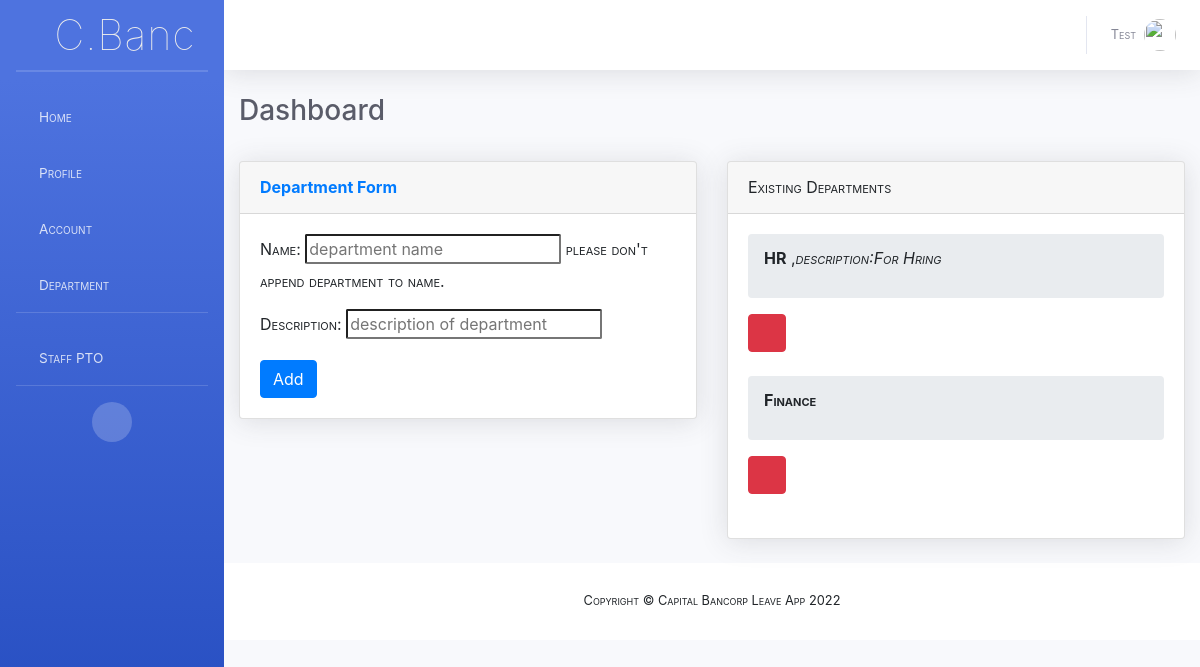
Page /department/settings/add/ (signed in) on the committed database.
### department/models.py (models this page shows, shortened)
class Department(models.Model):
	name 		= models.CharField(max_length = 50,blank = False)
	description = models.CharField(max_length = 120,blank = True,null=True)
	created 	= models.DateTimeField(auto_now_add = True)
	updated		= models.DateTimeField(auto_now = True)
	class Meta:
		ordering = ("-created",)
		verbose_name = 'Department'
		verbose_name_plural = 'Departments'

### department/views.py (the view, shortened to what this page needs)
# urls.py: path('department/', include('department.urls',namespace='department')),
@login_required
@superuser_required
def department(request):
	form = DepartmentAddForm()
	data = dict()
	departments = Department.objects.all()
	data['form'] = form
	data['departments'] = departments
	return render(request,'department/add.html',data)

### department/forms.py (shortened to what this page needs)
class DepartmentAddForm(forms.ModelForm):
	name        = forms.CharField(max_length=125,help_text='please don\'t append department to name.',widget=forms.TextInput(attrs={'placeholder':'department name'}))
	description = forms.CharField(max_length=250,required = False,widget=forms.TextInput(attrs={'placeholder':'description of department'}))
	class Meta:
		model  = Department
		fields = ['name','description']

### core/context_processor.py (called while the page is built)
def current_year(request):
	now = datetime.date.today()
	return {"current_year":now.year}

### templates/department/add.html (shortened to what this page needs)
{% extends 'dashboard/base.html' %}
{% load static %}
{% load humanize %}
   {% block message %}
           <section class="col-xl-6 col-lg-6 col-md-6  col-sm-12 mb-2">
           </section>
   {% endblock %}
	 {% block card %}
      	 		 <div class="col-xl-6 col-lg-6 col-md-6 col-sm-12">
                    <div class="card shadow mb-4">
                        <div class="card-header py-3 d-flex flex-row align-items-center justify-content-between">
                          <h6 class="m-0 font-weight-bold text-primary">Department Form</h6>
                        </div>
                        <div class="card-body">
                  					<form action="{% url 'department:department_add' %}" method="POST" id="leave_create_form">
                  					  {{ form.as_p }}
                  					  <button type="submit" class="btn btn-primary">Add</button>
                  					</form>
                        </div>
                    </div>
           		 </div>
      	 		<div class="col-xl-6 col-lg-6 col-md-6 col-sm-12">
	              		 <div class="card shadow mb-4">
	                 		<div class="card-header py-3 d-flex flex-row align-items-center justify-content-between">
	                          <h6 class="m-0 font-weight-light"><span>Existing Departments</span></h6>
	                 		</div>
	                 <div class="card-body">
	                   {% if departments %}
	                      {% for department in departments %}
	                        <nav aria-label="breadcrumb">
	                          <ol class="breadcrumb">
	                            <p class="">
	                             <b>{{department.name}}</b>
                               {% if department.description %},<i>description:{{department.description}}{% endif %}</i>
	                            </p>
	                          </ol>
                            <form action="{% url 'department:delete_edit' department.pk %}" method="POST" class="mb-4">
                              <button class="btn btn-danger" name="delete" type="submit" onclick="return confirm_delete()">
                                <i class="fa fa-trash"></i>
                              </button>
                            </form>
	                        </nav>
	                      {% endfor %}
	                      {% else %}
	                       <span style="font-weight: 100;color:#666;">No Departments</span>
	                    {% endif %}
	                 </div>
	               </div>
             </div>
	 {% endblock %}

### templates/dashboard/base.html (shortened to what this page needs)
{% load static %}
{% load humanize %}
<!DOCTYPE html>
<html lang="en">
<head>
   <link rel="stylesheet" type="text/css" href="{% static 'css/sb-admin-2.min.css' %}">
   <link rel="stylesheet" type="text/css" href="{% static 'css/site.css' %}">
   <link rel="stylesheet" type="text/css" href="{% static 'css/fontawesome-free/css/all.min.css'%}">
   <link href="https://unpkg.com/gijgo@1.9.13/css/gijgo.min.css" rel="stylesheet" type="text/css" />
   <link rel="stylesheet" href="https://maxcdn.bootstrapcdn.com/bootstrap/4.0.0/css/bootstrap.min.css">
</head>
<body id="page-top">
  <div id="wrapper">
    <ul class="navbar-nav bg-gradient-primary overide-bg sidebar sidebar-dark accordion" id="accordionSidebar">
      <a class="sidebar-brand d-flex align-items-center justify-content-center" href="{% url 'leave:dashboard' %}" style=" font-size: 2.6rem;
        font-weight: 100;
        color: #ececec;
        -webkit-font-smoothing: auto;
        text-transform: none !important;">
      <div class="sidebar-brand-icon rotate-n-15">
          <i class="fas fa-laugh-wink"></i>
        </div>
        <div class="sidebar-brand-text mx-3">
          <span style="font-weight: 100 !important;
         font-variant: none !important;">C.Banc</span>
          </div>
      </a>
      <hr class="sidebar-divider my-0">
      <hr class="sidebar-divider">
      <li class="nav-item">
        <a class="nav-link collapsed" href="{% url 'leave:dashboard' %}" data-toggle="" data-target="" aria-expanded="true" aria-controls="">
          <i class="fa fa-home" style="font-size: 1.167em"></i>
          <span>Home</span>
        </a>
      </li>
      <li class="nav-item">
        <a class="nav-link collapsed" href="#" data-toggle="collapse" data-target="#collapseTwo" aria-expanded="true" aria-controls="collapseTwo">
          <i class="fa fa-user" style="font-size: 1.167em"></i>
          <span>Profile</span>
        </a>
      </li>
      {% if request.user.is_superuser %}
      <li class="nav-item">
        <a class="nav-link collapsed" href="#" data-toggle="collapse" data-target="#collapseUtilities" aria-expanded="true" aria-controls="collapseUtilities">
          <i class="fa fa-database" style="font-size: 1.167em"></i>
          <span>Account</span>
        </a>
      </li>
      {% endif %}
     {% if request.user.is_superuser %}
      <li class="nav-item">
        <a class="nav-link collapsed" href="#" data-toggle="collapse" data-target="#collapseDept" aria-expanded="true" aria-controls="collapseUtilities">
          <i class="fa fa-hotel" style="font-size: 1.167em"></i>
          <span>Department</span>
        </a>
      </li>
      {% endif %}
      <hr class="sidebar-divider">
      <li class="nav-item">
        <a class="nav-link collapsed" href="#" data-toggle="collapse" data-target="#collapsePages" aria-expanded="true" aria-controls="collapsePages">
          <i class="fa fa-calendar" style="font-size: 1.167em"></i>
          <span>{%if request.user.is_superuser %}Staff{% endif %} PTO</span>
        </a>
      </li>
      <hr class="sidebar-divider d-none d-md-block">
      <div class="text-center d-none d-md-inline">
        <button class="rounded-circle border-0" id="sidebarToggle"></button>
      </div>
    </ul>
    <div id="content-wrapper" class="d-flex flex-column">
      <div id="content">
        <nav class="navbar navbar-expand navbar-light bg-white topbar mb-4 static-top shadow">
          <ul class="navbar-nav ml-auto">
            <li class="nav-item dropdown no-arrow">
              <a class="nav-link dropdown-toggle" href="#" id="userDropdown" role="button" data-toggle="dropdown" aria-haspopup="true" aria-expanded="false">
                <span class="mr-2 d-none d-lg-inline text-gray-600 small">{% if request.user.is_authenticated %}{{ request.user.username|capfirst }}{% endif %}</span>
                {% if request.user.profile.pic %}
                    <img class="img-profile rounded-circle" src="{{request.user.profile.pic.url}}">
                {% endif %}
              </a>
            </li>
          </ul>
        </nav>
        <div class="container-fluid">
          <div class="d-sm-flex align-items-center justify-content-between mb-4">
            <h1 class="h3 mb-0 text-gray-800">Dashboard</h1>
          </div>
          <div class="row">
            {% block message %}{% endblock %}
          </div>
          <div class="row">
            {% block card %}
            {% endblock %}
        </div>
      </div>
      <footer class="sticky-footer bg-white">
        <div class="container my-auto">
          <div class="copyright text-center my-auto">
            <span>Copyright &copy; Capital Bancorp Leave App {{current_year}}</span>
          </div>
        </div>
      </footer>
    </div>
  </div>
</body>
</html>

### static/css/site.css (style rules this page uses)
input { border-radius:2px !important; }

### templates/dashboard/base.html (style rules this page uses)
p,span { font-variant: petite-caps; font-weight: 400; }

### rows in the picture
Department: name "HR", description "For Hring"
Department: name "Finance"

### other values in the picture
{{ request.user.username|capfirst }} "Test"
